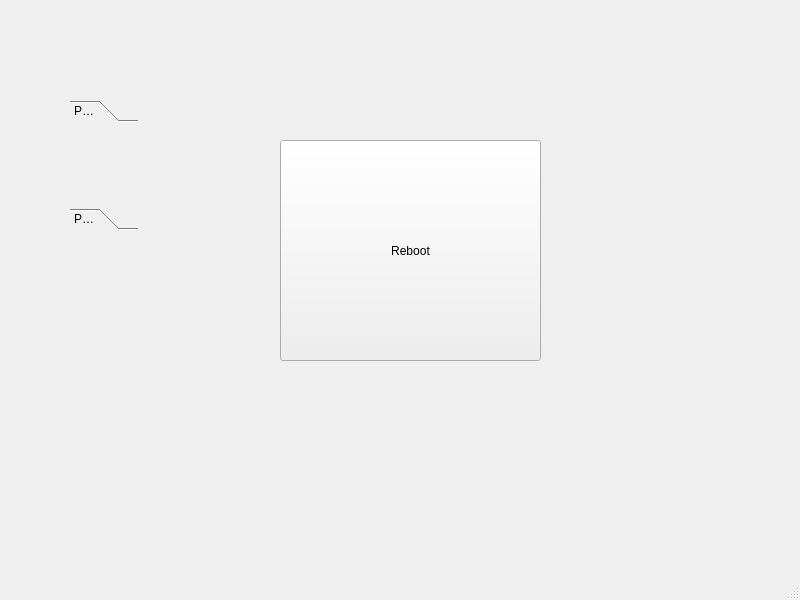
<?xml version="1.0" encoding="UTF-8"?>
<ui version="4.0">
 <class>MainWindow</class>
 <widget class="QMainWindow" name="MainWindow">
  <property name="geometry">
   <rect>
    <x>0</x>
    <y>0</y>
    <width>800</width>
    <height>600</height>
   </rect>
  </property>
  <property name="windowTitle">
   <string>MainWindow</string>
  </property>
  <widget class="QWidget" name="centralwidget">
   <widget class="QToolBox" name="toolBox">
    <property name="geometry">
     <rect>
      <x>70</x>
      <y>100</y>
      <width>68</width>
      <height>130</height>
     </rect>
    </property>
    <property name="currentIndex">
     <number>0</number>
    </property>
    <widget class="QWidget" name="page">
     <property name="geometry">
      <rect>
       <x>0</x>
       <y>0</y>
       <width>68</width>
       <height>68</height>
      </rect>
     </property>
     <attribute name="label">
      <string>Page 1</string>
     </attribute>
    </widget>
    <widget class="QWidget" name="page_2">
     <property name="geometry">
      <rect>
       <x>0</x>
       <y>0</y>
       <width>68</width>
       <height>68</height>
      </rect>
     </property>
     <attribute name="label">
      <string>Page 2</string>
     </attribute>
    </widget>
   </widget>
   <widget class="QPushButton" name="pushButton">
    <property name="geometry">
     <rect>
      <x>280</x>
      <y>140</y>
      <width>261</width>
      <height>221</height>
     </rect>
    </property>
    <property name="text">
     <string>Reboot</string>
    </property>
   </widget>
  </widget>
  <widget class="QMenuBar" name="menubar">
   <property name="geometry">
    <rect>
     <x>0</x>
     <y>0</y>
     <width>800</width>
     <height>22</height>
    </rect>
   </property>
  </widget>
  <widget class="QStatusBar" name="statusbar"/>
 </widget>
 <resources/>
 <connections/>
</ui>
